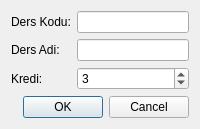
<?xml version="1.0" encoding="UTF-8"?>
<ui version="4.0">
 <class>DersEkleDialog</class>
 <widget class="QDialog" name="DersEkleDialog">
  <property name="windowTitle">
   <string>Ders Ekle</string>
  </property>
  <layout class="QFormLayout" name="formLayout">
   <item row="0" column="0">
    <widget class="QLabel" name="kodLabel">
     <property name="text">
      <string>Ders Kodu:</string></property>
    </widget>
   </item>
   <item row="0" column="1">
    <widget class="QLineEdit" name="kodEdit"/>
   </item>
   <item row="1" column="0">
    <widget class="QLabel" name="adLabel">
     <property name="text">
      <string>Ders Adi:</string></property>
    </widget>
   </item>
   <item row="1" column="1">
    <widget class="QLineEdit" name="adEdit"/>
   </item>
   <item row="2" column="0">
    <widget class="QLabel" name="krediLabel">
     <property name="text">
      <string>Kredi:</string></property>
    </widget>
   </item>
   <item row="2" column="1">
    <widget class="QSpinBox" name="krediSpin">
     <property name="minimum"><number>1</number>
     </property>
     <property name="maximum"><number>10</number>
     </property>
     <property name="value"><number>3</number>
     </property>
    </widget>
   </item>
   <item row="3" column="0" colspan="2">
    <widget class="QDialogButtonBox"
            name="buttonBox">
     <property name="standardButtons">
      <set>QDialogButtonBox::Ok
           |QDialogButtonBox::Cancel</set>
     </property>
    </widget>
   </item>
  </layout>
 </widget>
</ui>
